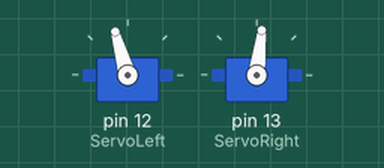
The sketch below on a simulated Arduino Uno, built with avr-gcc and run on an emulated ATmega328P. Parts: 2 × servo.

Above: at 0.1 s.
At 4.2 s:
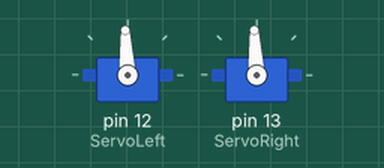
Timing chart, 0 to 5.7 s (numbered marks = the images above):
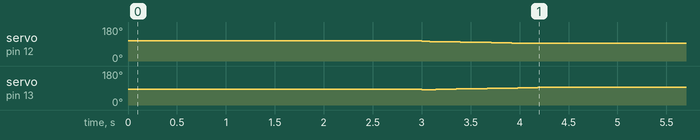

The sketch:

StopDriving.ino
```cpp
/*
 *
 *  void StopDriving()
 *
 *  The purpose of the void StopDriving() function is to bring the
 *  BoeBot to a standstill. Similar to the void StartDriving() function,
 *  a linear decelaration was implemented to provide a smooth stop. The
 *  measured values from the CSV file were used to determine optimal stopping
 *  pulse width and deceleration values.
 *
 *
 */

#include <Servo.h>

#define MAX_RIGHT_SPEED               1400                                        // Ideal Right Servo Max Speed to got straight
#define MAX_LEFT_SPEED                1638                                        // Ideal Left Servo Max Speed to got straight
#define MIN_SPEED                     1500                                        // Ideal Stop Servo Speed
#define MAX_DELTA_SPEED               (MAX_LEFT_SPEED - MAX_RIGHT_SPEED) / 2
#define MIN_DELTA_SPEED               0
#define ACCELERATION                  1

Servo ServoLeft;
Servo ServoRight;
int ServoRightSpeed = MAX_RIGHT_SPEED;                                            // Set Servo's to full speed
int ServoLeftSpeed = MAX_LEFT_SPEED;

void setup() {

  ServoLeft.attach(12);
  ServoRight.attach(13);

  ServoLeft.writeMicroseconds(ServoLeftSpeed);
  ServoRight.writeMicroseconds(ServoRightSpeed);
  delay(3000);                                                                    // Pulse Servo's at full speed for 3 seconds


  for(int deltaSpeed = MAX_DELTA_SPEED; deltaSpeed >= MIN_DELTA_SPEED; deltaSpeed -= ACCELERATION) {
    ServoLeftSpeed = MIN_SPEED + deltaSpeed;
    ServoRightSpeed = MIN_SPEED - deltaSpeed;

    ServoLeft.writeMicroseconds(ServoLeftSpeed);
    ServoRight.writeMicroseconds(ServoRightSpeed);
    delay(10);                                                                    // Apply the deltaSpeed for 10ms
  }

  ServoLeft.writeMicroseconds(MIN_SPEED);                                         // Set Servo's to stop after
  ServoRight.writeMicroseconds(MIN_SPEED);                                        // deceleration is complete
}

void loop() {
}
```
